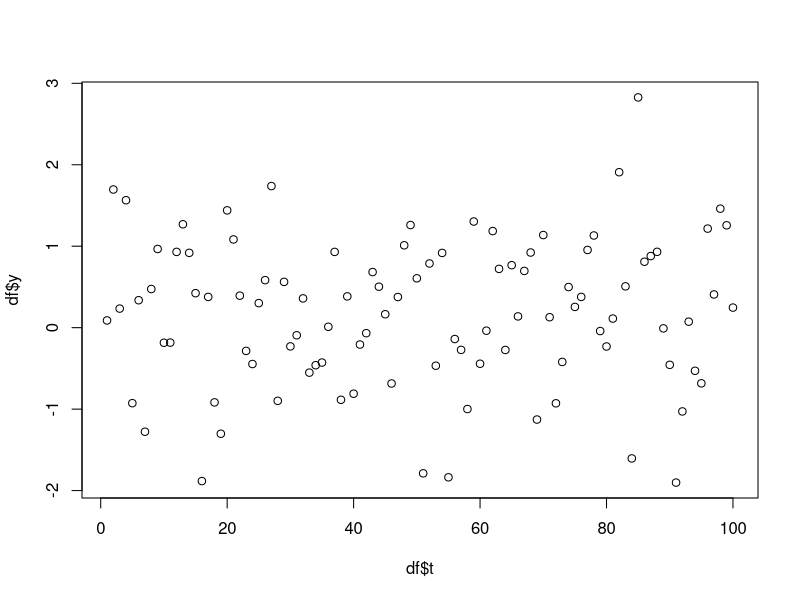
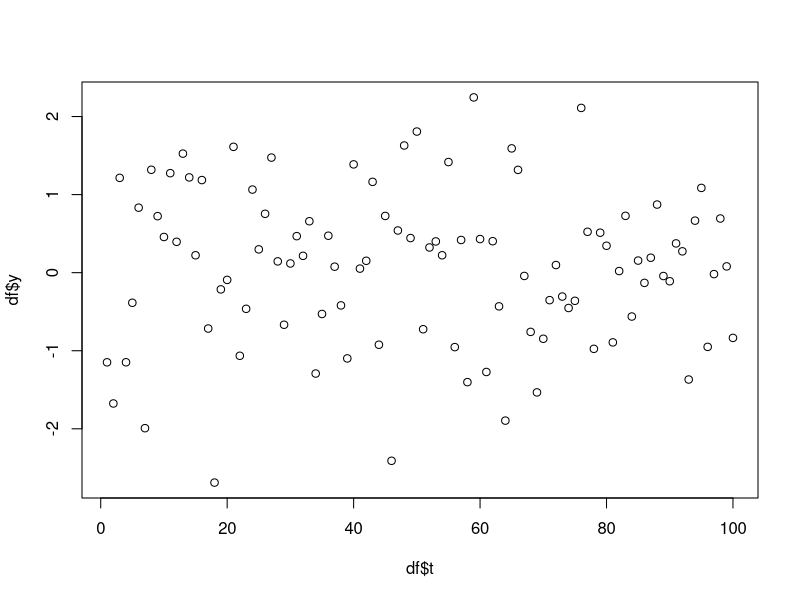
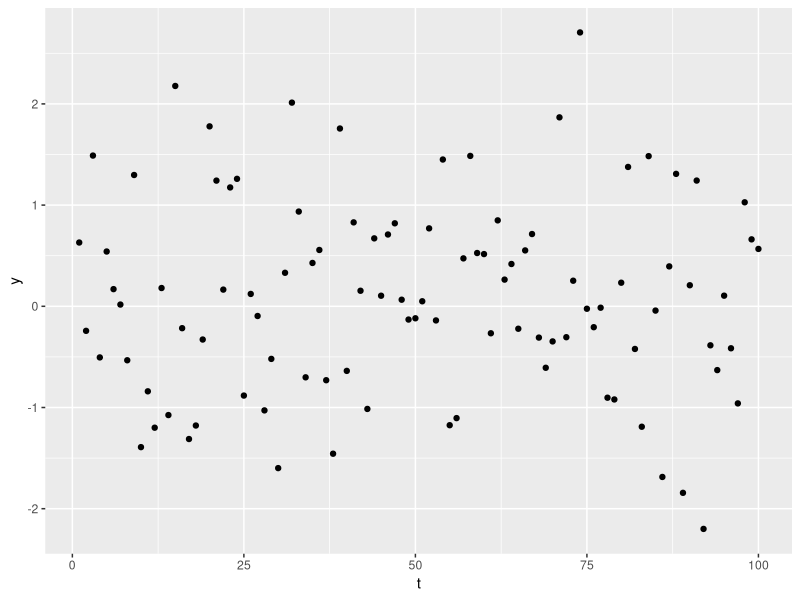
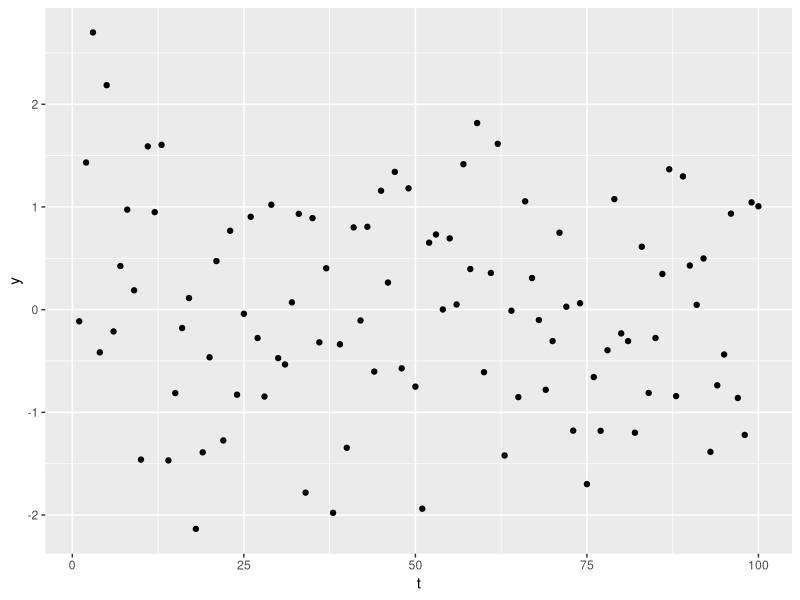
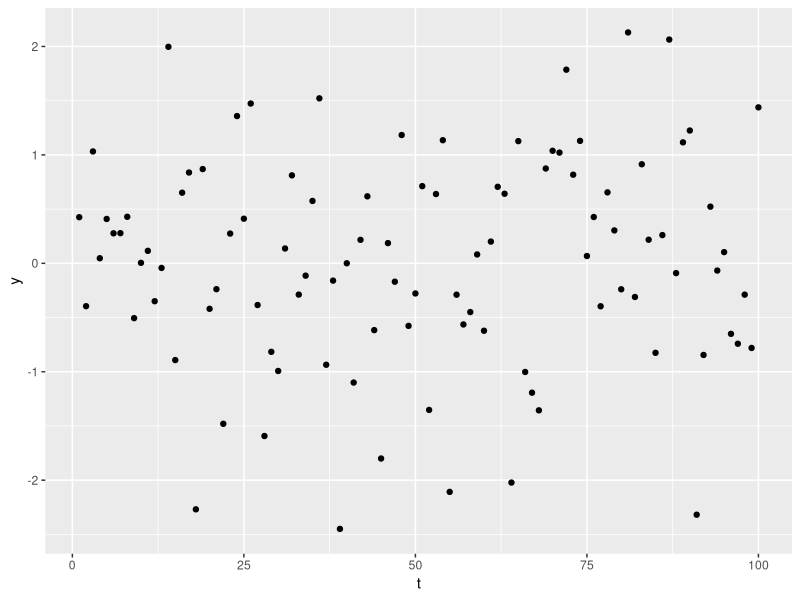
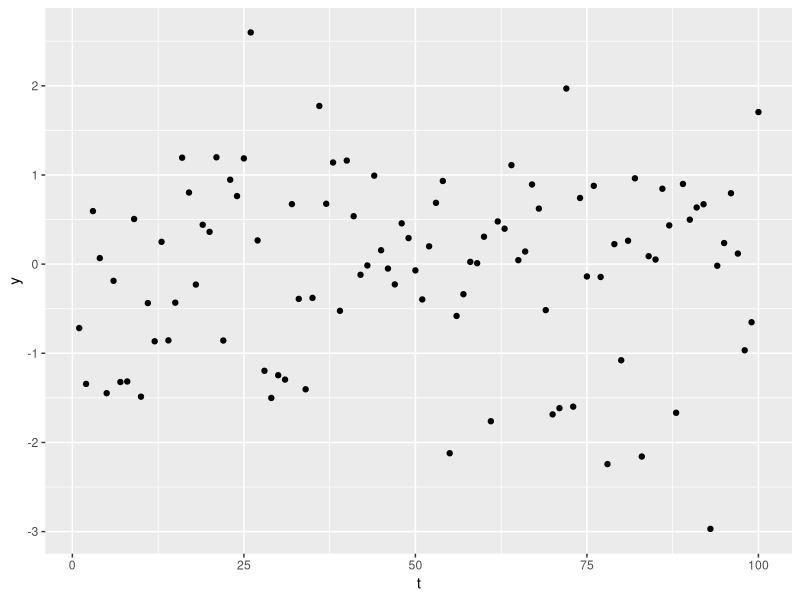
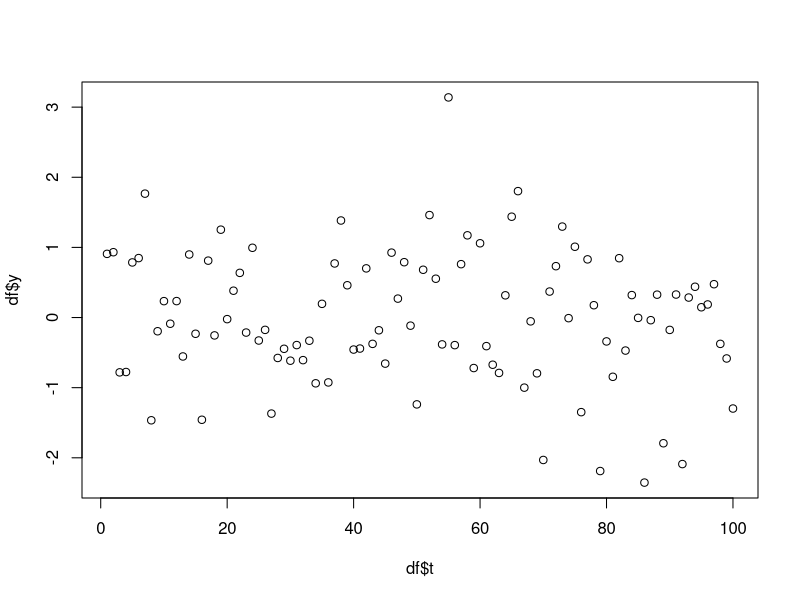
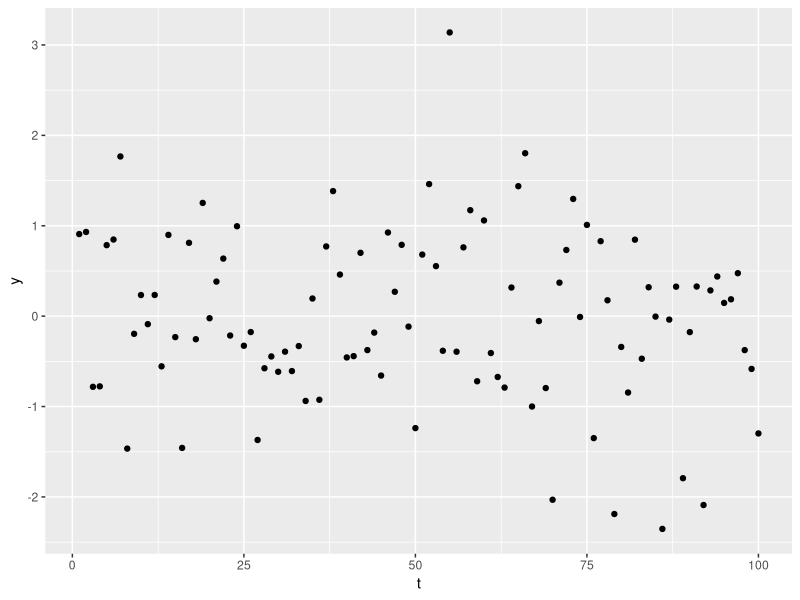

Source code (R) for these figures, in order:
## ---- chunk 1
library(ggplot2)
for( i in 1:2 ) {
  df <- data.frame(t=1:100, y=rnorm(100))
  plot(df$t, df$y)
  cat('\n\n')
  }
## ---- chunk 2
library(ggplot2)
for( i in 1:2 ) {
  df <- data.frame(t=1:100, y=rnorm(100))
  p <- ggplot(df, aes(t, y)) + geom_point()
  print(p)
  cat('\n\n')
  }
## ---- chunk 3
library(ggplot2)
for( i in 1:2 ) {
  df <- data.frame(t=1:100, y=rnorm(100))
  p <- ggplot(df, aes(t, y)) + geom_point()
  print(p)
  cat('\n\n')
  }
## ---- chunk 4
library(ggplot2)
for( i in 1:2 ) {
  df <- data.frame(t=1:100, y=rnorm(100))
  plot(df$t, df$y)
  p <- ggplot(df, aes(t, y)) + geom_point()
  print(p)
  cat(paste("Figure", i, "\n\n"))
  }
